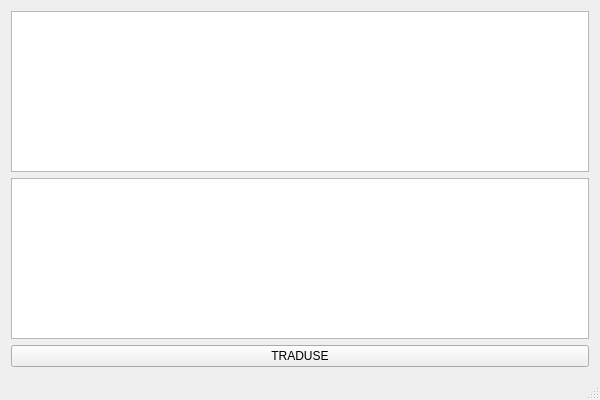
<?xml version="1.0" encoding="UTF-8"?>
<ui version="4.0">
 <class>MainWindow</class>
 <widget class="QMainWindow" name="MainWindow">
  <property name="geometry">
   <rect>
    <x>0</x>
    <y>0</y>
    <width>600</width>
    <height>400</height>
   </rect>
  </property>
  <property name="windowTitle">
   <string>TRADUCTOR HOYGAN</string>
  </property>
  <widget class="QWidget" name="centralWidget">
   <layout class="QVBoxLayout" name="verticalLayout">
    <item>
     <widget class="QPlainTextEdit" name="plainTextEdit_original"/>
    </item>
    <item>
     <widget class="QPlainTextEdit" name="translated"/>
    </item>
    <item>
     <widget class="QPushButton" name="pushButton">
      <property name="text">
       <string>TRADUSE</string>
      </property>
     </widget>
    </item>
   </layout>
  </widget>
  <widget class="QMenuBar" name="menuBar">
   <property name="geometry">
    <rect>
     <x>0</x>
     <y>0</y>
     <width>600</width>
     <height>21</height>
    </rect>
   </property>
  </widget>
  <widget class="QStatusBar" name="statusBar"/>
 </widget>
 <layoutdefault spacing="6" margin="11"/>
 <resources/>
 <connections/>
</ui>
